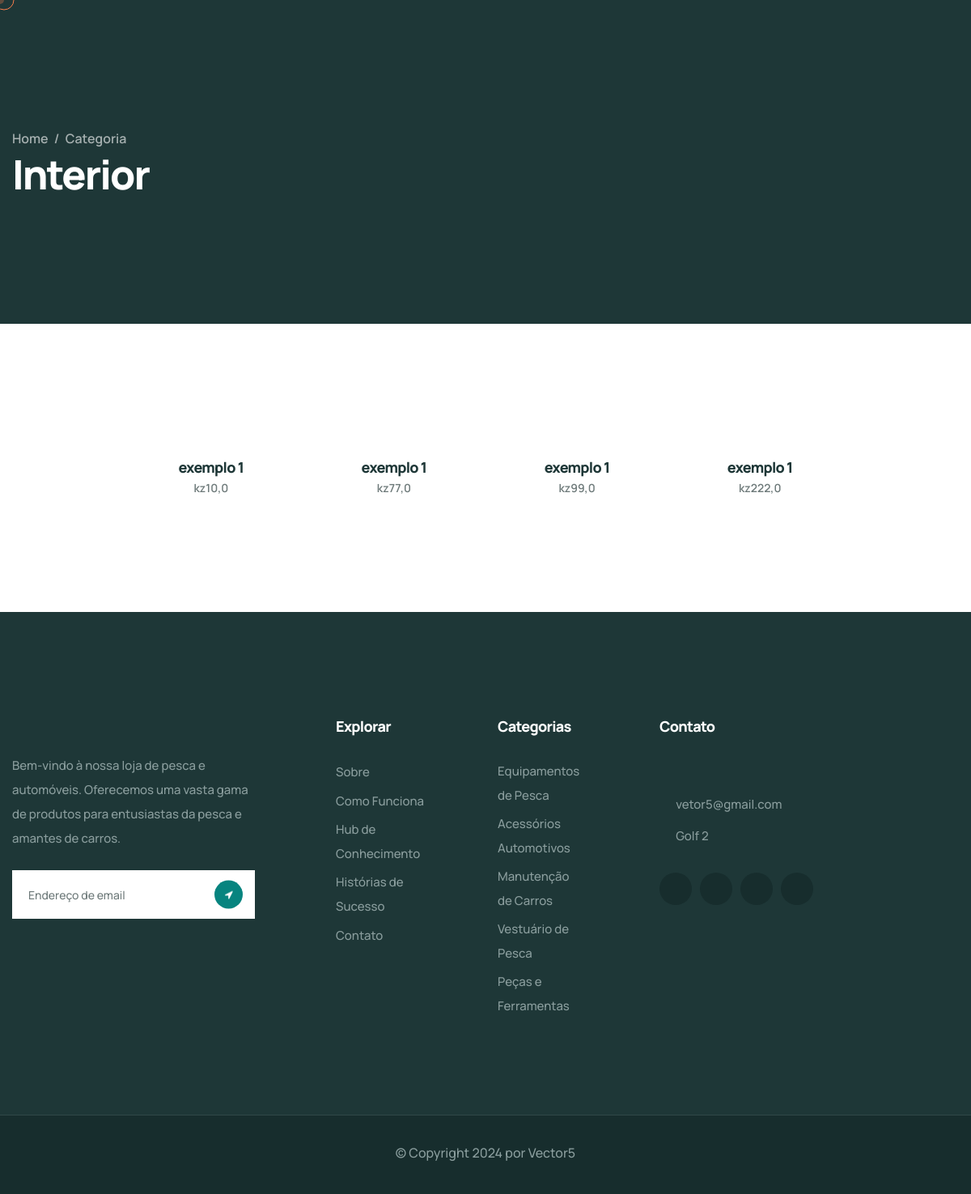
Page /vetor5/interior_conforto/ on the committed database.
### usuarios/models.py (models this page shows, shortened)
class Produtos(models.Model):
    nome = models.CharField(max_length=50)
    descricao = models.TextField(max_length=600)
    marca = models.ForeignKey(Marca_produto, on_delete=models.CASCADE)
    categoria = models.ForeignKey(Categoria_produto, on_delete=models.CASCADE)
    estoque = models.CharField(max_length=40)
    preco = models.FloatField()
    preco_promocional = models.FloatField()
    imagem = models.FileField(upload_to='imagem/')
    peso = models.FloatField()
    dimensao = models.CharField(max_length=50)
    compatibilidade = models.CharField(max_length=50)
    quantidade_fornecida = models.IntegerField()
    material = models.CharField(max_length=50)
    condicao = models.ForeignKey(Condicao, on_delete=models.CASCADE)
    instrucao_instalacao = models.TextField(max_length=300, blank=True)
    fornecedor = models.ForeignKey(Fornecedor, on_delete=models.CASCADE)
    garantia = models.CharField(max_length=50)
    prazo_entrega = models.CharField(max_length=50)
    data_criacao = models.DateTimeField(default=timezone.now)  # Novo campo adicionado

### usuarios/views.py (the view)
# urls.py: path('interior_conforto/', views.interior_conforto, name='interior_conforto'),
def interior_conforto(request):
    categoria_interior_conforto = Categoria_produto.objects.get(nome = 'Interior')
    produtos = Produtos.objects.filter(categoria=categoria_interior_conforto)
    return render(request, 'interior_conforto.html',{'categoria':categoria_interior_conforto, 'produtos':produtos})

### usuarios/templates/interior_conforto.html (shortened to what this page needs)
<!DOCTYPE html>
<html lang="en">
<head>
    {% load static %}
    <link rel="stylesheet" href="{% static 'assets/vendors/bootstrap/css/bootstrap.min.css' %}">
    <link rel="stylesheet" href="{% static 'assets/vendors/animate/animate.min.css' %}">
    <link rel="stylesheet" href="{% static 'assets/vendors/animate/custom-animate.css' %}">
    <link rel="stylesheet" href="{% static 'assets/vendors/fontawesome/css/all.min.css' %}">
    <link rel="stylesheet" href="{% static 'assets/vendors/jarallax/jarallax.css' %}">
    <link rel="stylesheet" href="{% static 'assets/vendors/jquery-magnific-popup/jquery.magnific-popup.css' %}">
    <link rel="stylesheet" href="{% static 'assets/vendors/nouislider/nouislider.min.css' %}">
    <link rel="stylesheet" href="{% static 'assets/vendors/nouislider/nouislider.pips.css' %}">
    <link rel="stylesheet" href="{% static 'assets/vendors/odometer/odometer.min.css' %}">
    <link rel="stylesheet" href="{% static 'assets/vendors/swiper/swiper.min.css' %}">
    <link rel="stylesheet" href="{% static 'assets/vendors/qrowd-icons/style.css' %}">
    <link rel="stylesheet" href="{% static 'assets/vendors/tiny-slider/tiny-slider.min.css' %}">
    <link rel="stylesheet" href="{% static 'assets/vendors/reey-font/stylesheet.css' %}">
    <link rel="stylesheet" href="{% static 'assets/vendors/owl-carousel/owl.carousel.min.css' %}">
    <link rel="stylesheet" href="{% static 'assets/vendors/owl-carousel/owl.theme.default.min.css' %}">
    <link rel="stylesheet" href="{% static 'assets/vendors/bxslider/jquery.bxslider.css' %}">
    <link rel="stylesheet" href="{% static 'assets/vendors/bootstrap-select/css/bootstrap-select.min.css' %}">
    <link rel="stylesheet" href="{% static 'assets/vendors/vegas/vegas.min.css' %}">
    <link rel="stylesheet" href="{% static 'assets/vendors/jquery-ui/jquery-ui.css' %}">
    <link rel="stylesheet" href="{% static 'assets/vendors/timepicker/timePicker.css' %}">
    <link rel="stylesheet" href="{% static 'assets/css/qrowd.css' %}">
    <link rel="stylesheet" href="{% static 'assets/css/qrowd-responsive.css' %}">
</head>
<body class="custom-cursor">
    <div class="page-wrapper">
        <section class="page-header">
            <div class="container">
                <div class="page-header__inner">
                    <ul class="thm-breadcrumb list-unstyled">
                        <li><a href="#">Home</a></li>
                        <li><span>/</span></li>
                        <li>Categoria</li>
                    </ul>
                    <h2>Interior</h2>
                </div>
            </div>
        </section>
        <section class="product">
            <div class="container-fluid">
                <div class="row justify-content-center">
                    <div class="col-xl-9 col-lg-9 mx-auto">
                        <div class="product__items">
                            <div class="product__all">
                                <div class="row">
                                {% if produtos %}
                                    {% for categoria in produtos %}
                                        <div class="col-xl-3 col-lg-3 col-md-6">
                                            <div class="product__all-single">
                                                <div class="product__all-img">
                                                </div>
                                                <div class="product__all-content">
                                                    <h4 class="product__all-title"><a href="{% url 'detalhe_produto' categoria.id %}">{{categoria.nome}}</a></h4>
                                                    <p class="product__all-price">kz{{categoria.preco}}</p>
                                                    <div class="product__all-review">
                                                        <i class="fa fa-star"></i>
                                                        <i class="fa fa-star"></i>
                                                        <i class="fa fa-star"></i>
                                                        <i class="fa fa-star"></i>
                                                        <i class="fa fa-star"></i>
                                                    </div>
                                                </div>
                                            </div>
                                        </div>
                                    {% endfor %}
                                {% else %}
                                    <div class="col-12 text-center">
                                        <div class="alert alert-info mt-4">
                                            <strong>Nenhum produto cadastrado!</strong> Volte mais tarde para ver as novidades.
                                        </div>
                                    </div>
                                {% endif %}
                                </div>
                            </div>
                        </div>
                    </div>
                </div>
            </div>
        </section>
    <footer class="site-footer">
        <div class="site-footer__top">
            <div class="container">
                <div class="row">
                    <div class="col-xl-4 col-lg-6 col-md-6 wow fadeInUp" data-wow-delay="100ms">
                        <div class="footer-widget__column footer-widget__about">
                            <div class="footer-widget__logo">
                            </div>
                            <div class="footer-widget__about-text-box">
                                <p class="footer-widget__about-text">Bem-vindo à nossa loja de pesca e automóveis. Oferecemos uma vasta gama de produtos para entusiastas da pesca e amantes de carros.</p>
                            </div>
                            <form class="footer-widget__subscribe-box">
                                <div class="footer-widget__subscribe-input-box">
                                    <input type="email" placeholder="Endereço de email" name="email">
                                    <button type="submit" class="footer-widget__subscribe-btn"><img
                                            src="{% static 'assets/images/icon/paper-plan.png' %}" alt=""></button>
                                </div>
                            </form>
                        </div>
                    </div>
                    <div class="col-xl-2 col-lg-6 col-md-6 wow fadeInUp" data-wow-delay="200ms">
                        <div class="footer-widget__column footer-widget__Explore">
                            <div class="footer-widget__title-box">
                                <h3 class="footer-widget__title">Explorar</h3>
                            </div>
                            <ul class="footer-widget__Explore-list list-unstyled">
                                <li><a href="#">Sobre</a></li>
                                <li><a href="#">Como Funciona</a></li>
                                <li><a href="#">Hub de Conhecimento</a></li>
                                <li><a href="#">Histórias de Sucesso</a></li>
                                <li><a href="#">Contato</a></li>
                            </ul>
                        </div>
                    </div>
                    <div class="col-xl-2 col-lg-6 col-md-6 wow fadeInUp" data-wow-delay="300ms">
                        <div class="footer-widget__column footer-widget__Fundraising">
                            <div class="footer-widget__title-box">
                                <h3 class="footer-widget__title">Categorias</h3>
                            </div>
                            <ul class="footer-widget__Explore-list list-unstyled">
                                <li><a href="#">Equipamentos de Pesca</a></li>
                                <li><a href="#">Acessórios Automotivos</a></li>
                                <li><a href="#">Manutenção de Carros</a></li>
                                <li><a href="#">Vestuário de Pesca</a></li>
                                <li><a href="#">Peças e Ferramentas</a></li>
                            </ul>
                        </div>
                    </div>
                    <div class="col-xl-4 col-lg-6 col-md-6 wow fadeInUp" data-wow-delay="400ms">
                        <div class="footer-widget__column footer-widget__Contact">
                            <div class="footer-widget__title-box">
                                <h3 class="footer-widget__title">Contato</h3>
                            </div>
                            <ul class="footer-widget__Contact-list list-unstyled">
                                <li>
                                    <div class="icon">
                                        <span class="icon-telephone"></span>
                                    </div>
                                </li>
                                <li>
                                    <div class="icon">
                                        <span class="icon-email"></span>
                                    </div>
                                    <div class="text">
                                        <p><a href="mailto:contato@loja.com">vetor5@gmail.com</a></p>
                                    </div>
                                </li>
                                <li>
                                    <div class="icon">
                                        <span class="icon-pin"></span>
                                    </div>
                                    <div class="text">
                                        <p>Golf 2</p>
                                    </div>
                                </li>
                            </ul>
                            <div class="site-footer__social">
                                <a href="#"><i class="fab fa-twitter"></i></a>
                                <a href="#"><i class="fab fa-facebook"></i></a>
                                <a href="#"><i class="fab fa-pinterest-p"></i></a>
                                <a href="#"><i class="fab fa-instagram"></i></a>
                            </div>
                        </div>
                    </div>
                </div>
            </div>
        </div>
        <div class="site-footer__bottom">
            <div class="container">
                <div class="row">
                    <div class="col-xl-12">
                        <div class="site-footer__bottom-inner">
                            <p class="site-footer__bottom-text">© Copyright 2024 por <a href="{% url 'login_gerente' %}">Vector5</a></p>
                        </div>
                    </div>
                </div>
            </div>
        </div>
    </footer>
</div>
</body>
</html>

### rows in the picture
Produtos: nome "exemplo 1", preco "10,0"
Produtos: nome "exemplo 1", preco "77,0"
Produtos: nome "exemplo 1", preco "99,0"
Produtos: nome "exemplo 1", preco "222,0"
